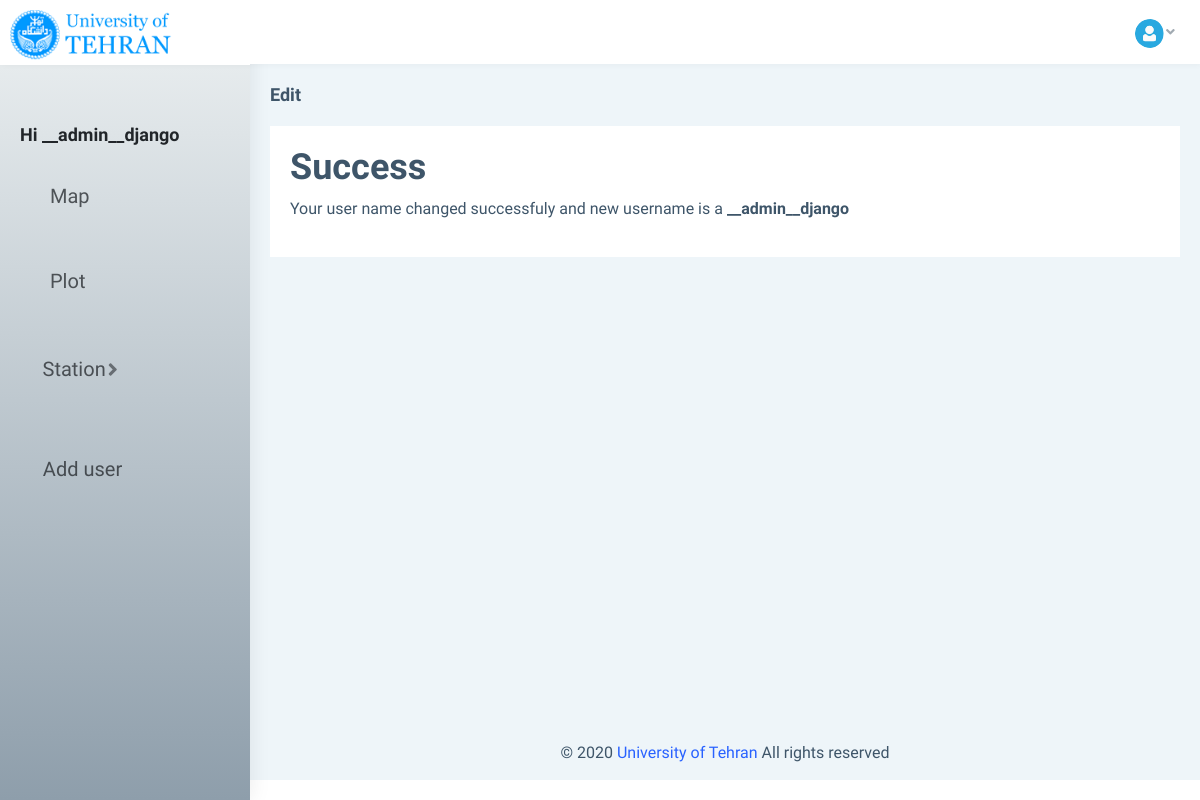
Page /users/changed (signed in) on the earlier database version.
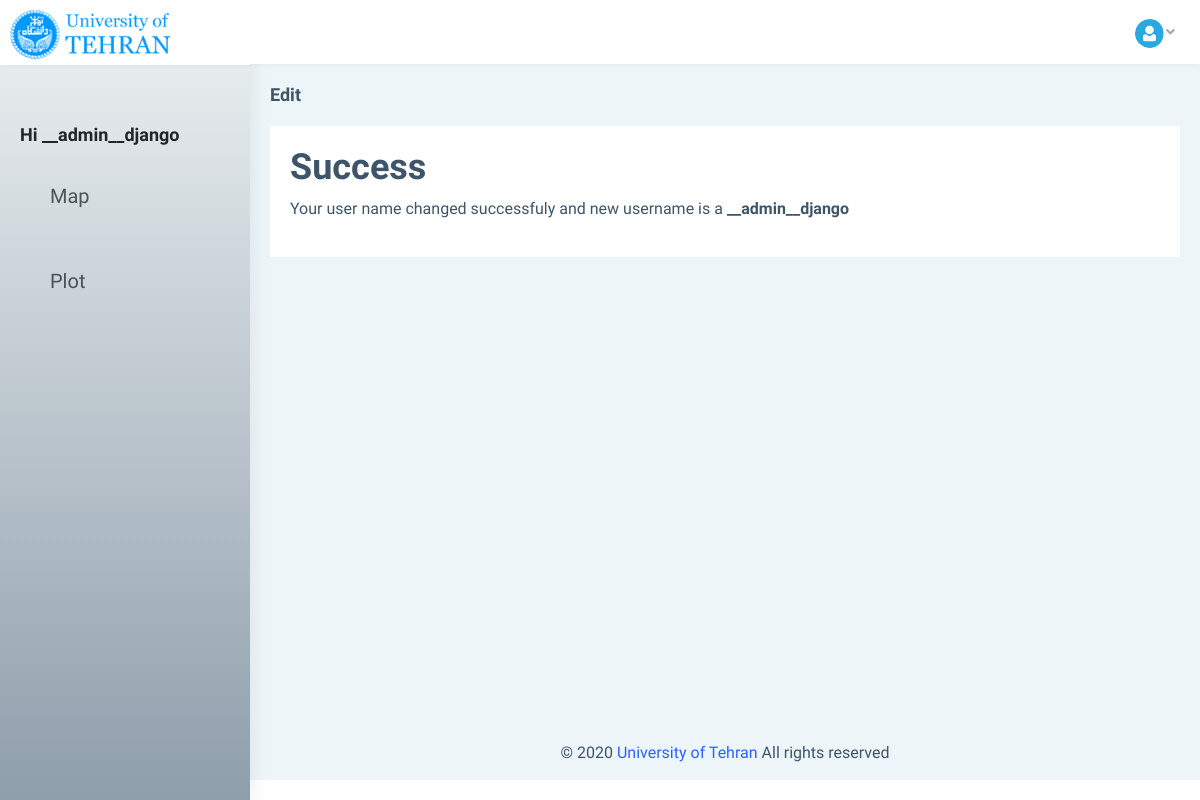
Same page on the later database version.
### users/models.py (models this page shows)
class CustomUser(AbstractUser):
    phone_number = models.PositiveIntegerField(null=True, blank=True, unique=True)
    email = models.EmailField(unique=True)
    email_confirmed = models.BooleanField(default=False)
    UsersTypes = (
        ('is_user', 'user'),
        ('is_operator', 'operator'),
        ('is_admin', 'admin'),
    )
    userType = models.CharField(max_length= 20, choices = UsersTypes, default='is_user')

### users/views.py (the view)
# urls.py: path('changed', success_edit, name="success_edit"),
def success_edit(request):
    return render(request, 'success_edit.html', {})

### templates/success_edit.html (shortened to what this page needs)
{% extends "base.html" %} {% load static %}
{% block pageName %} Edit {% endblock %} {% block content %}
<h1 align-text="center">Success</h1>
<p>Your user name changed successfuly and new username is a <b>{{ request.user.username }}</b></p>
{% endblock %}

### templates/base.html (shortened to what this page needs)
{% load static %}
<!DOCTYPE html>
<html>
<head>
    <link href="{% static 'dist/css/style.min.css' %}" rel="stylesheet">
    <link href="{% static 'dist/css/stations.css' %}" rel="stylesheet">
</head>
<body>
    <div id="main-wrapper" data-layout="vertical" data-navbarbg="skin5" data-sidebartype="full" data-sidebar-position="absolute" data-header-position="absolute" data-boxed-layout="full">
        <header class="topbar" data-navbarbg="skin5">
            <nav class="navbar top-navbar navbar-expand-md navbar-dark">
                <div class="navbar-header" data-logobg="skin5">
                    <a class="navbar-brand" href="https://ut.ac.ir" target="_blank">
                        <b class="logo-icon">
                                    <img src="{% static 'assets/images/logo.png' %}" alt="homepage" class="light-logo" />
                                </b>
                    </a>
                </div>
                <div class="navbar-collapse collapse" id="navbarSupportedContent" data-navbarbg="skin5">
                    <ul class="navbar-nav float-right">
                        <li class="nav-item dropdown">
                            <a class="nav-link dropdown-toggle text-muted waves-effect waves-dark pro-pic" href="" data-toggle="dropdown" aria-haspopup="true" aria-expanded="false"><img src="{% static 'assets/images/users/1.jpg' %}" alt="user" class="rounded-circle" width="31"><i class="fa fa-angle-down"> </i></a>
                        </li>
                    </ul>
                </div>
            </nav>
        </header>
        <aside class="left-sidebar" data-sidebarbg="skin6">
            <div class="scroll-sidebar">
                <nav class="sidebar-nav">
                    <ul id="sidebarnav">
                        <li>
                            <div class="user-profile d-flex no-block dropdown m-t-20">
                                <div class="user-content hide-menu m-l-10">
                                    <div class="main">
                                    </div>
                                    <h4 class="m-b-0 user-name font-medium"> Hi {{ request.user.username }} </h4>
                                </div>
                            </div>
                        </li>
                        <div class="User-profile-custom">
                            <li class="sidebar-item"> <a class="sidebar-link waves-effect waves-dark sidebar-link" href="{% url 'map' %}" aria-expanded="false"><i class="mdi mdi-map"></i><span class="hide-menu">Map</span></a></li>
                            <li class="sidebar-item"> <a class="sidebar-link waves-effect waves-dark sidebar-link" href="{% url 'plot' %}" aria-expanded="false"><i class="mdi mdi-chart-line"></i><span class="hide-menu">Plot</span></a></li>
                            {% if request.user.userType == 'is_admin' %}
                                <div class="sidebar-menu-Admins">
                                    <ul id="sidebarnav">
                                        <li class="sidebar-dropdown-Admins">
                                                <a class="sidebar-link waves-effect waves-dark sidebar-link" href="#">
                                                    <i class="mdi mdi-raspberrypi"></i>
                                                    <span class="hide-menu" style="color: #212529">Station</span>
                                                </a>
                                        </li>
                                    </ul>
                                </div>
                                <div class="left-sidebar-add-user">
                                    <ul>
                                        <li>
                                            <a href="{% url 'signup' request.user.pk %}" aria-expanded="false"><i class="mdi mdi-account-plus"></i>
                                                <span class="hide-menu">Add user</span>
                                            </a>
                                        </li>
                                    </ul>
                                </div>
                            {% endif %}
                        </div>
                    </ul>
                </nav>
            </div>
        </aside>
        <div class="page-wrapper">
            <div class="page-breadcrumb">
                <div class="row align-items-center">
                    <div class="col-5">
                        <h4 class="page-title">{% block pageName %}{% endblock %}</h4>
                    </div>
                </div>
            </div>
            <div class="container-fluid" id="tabel-mobile-style">
                <div class="row">
                    <div class="col-12">
                        <div class="card">
                            <div class="card-body">
                                {% block content %}{% endblock %}
                            </div>
                        </div>
                    </div>
                </div>
            </div>
            <footer class="footer text-center">
                © 2020 <a href="https://ut.ac.ir" target="_blank">University of Tehran</a> All rights reserved
            </footer>
        </div>
    </div>
</body>
</html>

Differences in the rows shown:
changed CustomUser "__admin__django": userType "is_admin" → "is_user" (drawn)
Other differences:
text no longer shown: "Station Add user"
